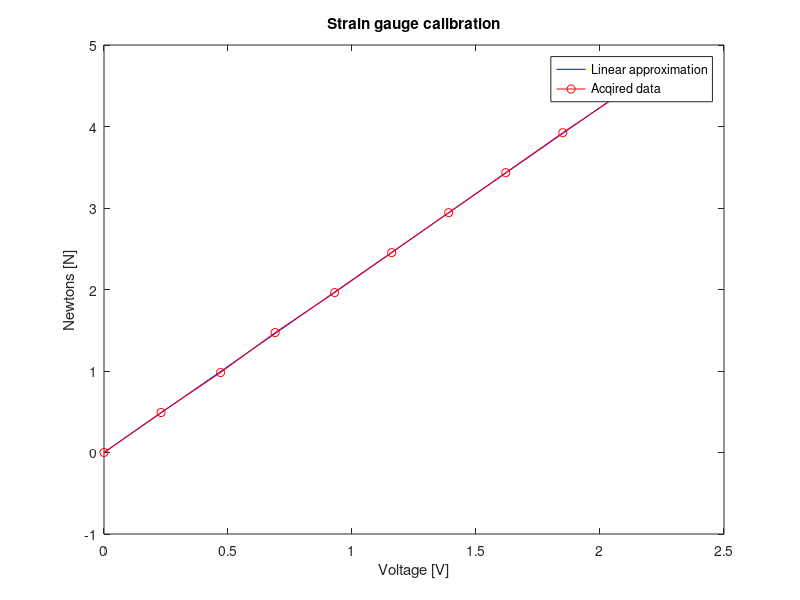
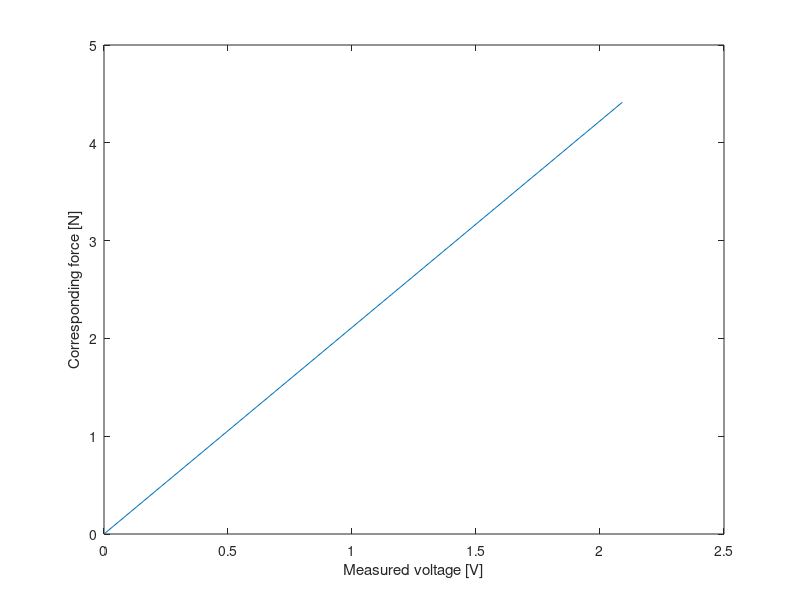

MATLAB code to generate these figures, in order:
%% Strain gauge calibration

%% Data
% Applied weights
W = 0:0.05:0.45;
Newtons = W.*9.81;
% Measured voltage
idle_voltage = 1.98;
measured_voltage = [1.98, 2.21, 2.45, 2.67, 2.91, 3.14, 3.37,3.60, 3.83, 4.07];
V = measured_voltage - idle_voltage;
% Resistance
measured_resistance = 11.1;
offset_resistance = 1.2;
R = measured_resistance - offset_resistance;
% Amplifier gain
G = 4 + (60000/R);

%% Plotting
[p, ~, mu] = polyfit(V,Newtons, 1);
xfit = linspace(min(V),max(V),100);
yfit = polyval(p,  xfit, [], mu);
figure(1)
plot(xfit, yfit, 'b')
hold on
plot(V, Newtons, 'r','Marker','o');
ylabel('Newtons [N]')
xlabel('Voltage [V]')
title('Strain gauge calibration');
legend('Linear approximation','Acqired data');

%% Calibration parameters
m = (Newtons(end)-Newtons(1))/(V(end)-V(1));
q = Newtons(1)-m* V(1);

Calibrated_output = m.*V + q;

figure(2)
plot(V, Calibrated_output)
xlabel('Measured voltage [V]')
ylabel('Corresponding force [N]')

%%
idle_value = 306;
adc_values = [335, 366,396,427,458,488,518,550,580,610,640];
adc_values = adc_values - idle_value;
W = 0:0.05:0.55;
Newtons = W.*9.81;

m = (Newtons(end) - Newtons(1))/(adc_values(end) - adc_values(1));
q = Newtons(1)-m * adc_values(1);

%% new calibration
idle_value = 307;
adc_values = [338, 368,398,429,459,489,520,550,581,611,640];
adc_values = adc_values - idle_value;
W = 0:0.05:0.55;
Newtons = W.*9.81;

m = (Newtons(end) - Newtons(1))/(adc_values(end) - adc_values(1));
q = Newtons(1)-m * adc_values(1);
